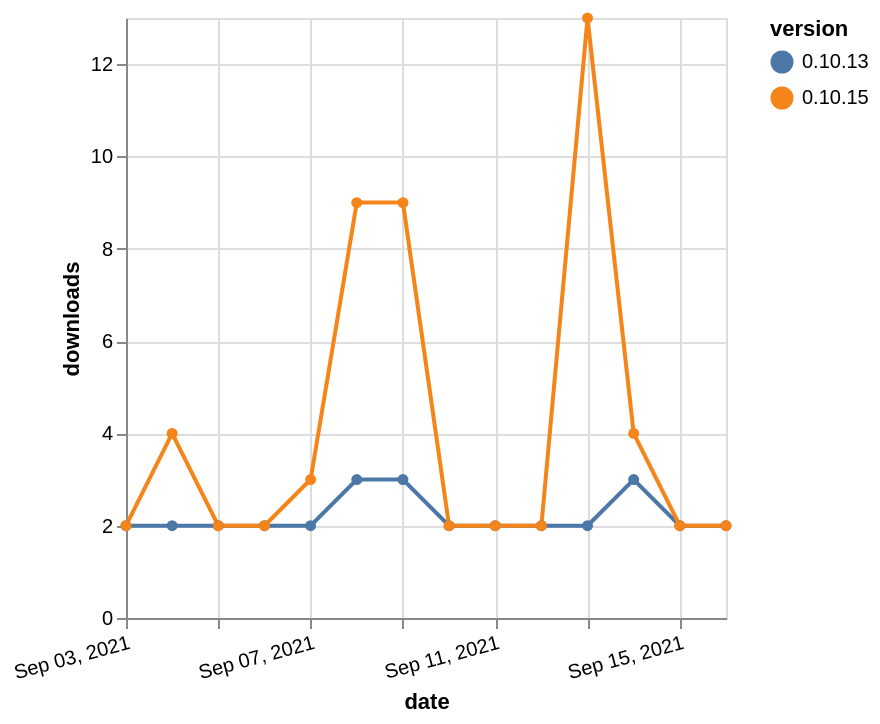

Specify this chart in Vega-Lite:
### Vega-Lite specification from a JSON file in a GitHub repository (floating-point values rounded to 4 significant figures)
{"$schema": "https://vega.github.io/schema/vega-lite/v5.json", "description": "A simple bar chart with embedded data.", "data": {"values": [{"date": "2021-09-03", "total": 2777, "delta": 2, "version": "0.10.13"}, {"date": "2021-09-04", "total": 2779, "delta": 2, "version": "0.10.13"}, {"date": "2021-09-05", "total": 2781, "delta": 2, "version": "0.10.13"}, {"date": "2021-09-06", "total": 2783, "delta": 2, "version": "0.10.13"}, {"date": "2021-09-07", "total": 2785, "delta": 2, "version": "0.10.13"}, {"date": "2021-09-08", "total": 2788, "delta": 3, "version": "0.10.13"}, {"date": "2021-09-09", "total": 2791, "delta": 3, "version": "0.10.13"}, {"date": "2021-09-10", "total": 2793, "delta": 2, "version": "0.10.13"}, {"date": "2021-09-11", "total": 2795, "delta": 2, "version": "0.10.13"}, {"date": "2021-09-12", "total": 2797, "delta": 2, "version": "0.10.13"}, {"date": "2021-09-13", "total": 2799, "delta": 2, "version": "0.10.13"}, {"date": "2021-09-14", "total": 2802, "delta": 3, "version": "0.10.13"}, {"date": "2021-09-15", "total": 2804, "delta": 2, "version": "0.10.13"}, {"date": "2021-09-16", "total": 2806, "delta": 2, "version": "0.10.13"}, {"date": "2021-09-03", "total": 4294, "delta": 2, "version": "0.10.15"}, {"date": "2021-09-04", "total": 4298, "delta": 4, "version": "0.10.15"}, {"date": "2021-09-05", "total": 4300, "delta": 2, "version": "0.10.15"}, {"date": "2021-09-06", "total": 4302, "delta": 2, "version": "0.10.15"}, {"date": "2021-09-07", "total": 4305, "delta": 3, "version": "0.10.15"}, {"date": "2021-09-08", "total": 4314, "delta": 9, "version": "0.10.15"}, {"date": "2021-09-09", "total": 4323, "delta": 9, "version": "0.10.15"}, {"date": "2021-09-10", "total": 4325, "delta": 2, "version": "0.10.15"}, {"date": "2021-09-11", "total": 4327, "delta": 2, "version": "0.10.15"}, {"date": "2021-09-12", "total": 4329, "delta": 2, "version": "0.10.15"}, {"date": "2021-09-13", "total": 4342, "delta": 13, "version": "0.10.15"}, {"date": "2021-09-14", "total": 4346, "delta": 4, "version": "0.10.15"}, {"date": "2021-09-15", "total": 4348, "delta": 2, "version": "0.10.15"}, {"date": "2021-09-16", "total": 4350, "delta": 2, "version": "0.10.15"}]}, "width": "container", "mark": {"type": "line", "point": {"filled": true}}, "encoding": {"x": {"field": "date", "type": "temporal", "timeUnit": "yearmonthdate", "title": "date", "axis": {"labelAngle": -15}}, "y": {"field": "delta", "type": "quantitative", "title": "downloads"}, "color": {"field": "version", "type": "nominal"}, "tooltip": {"field": "delta"}}}
